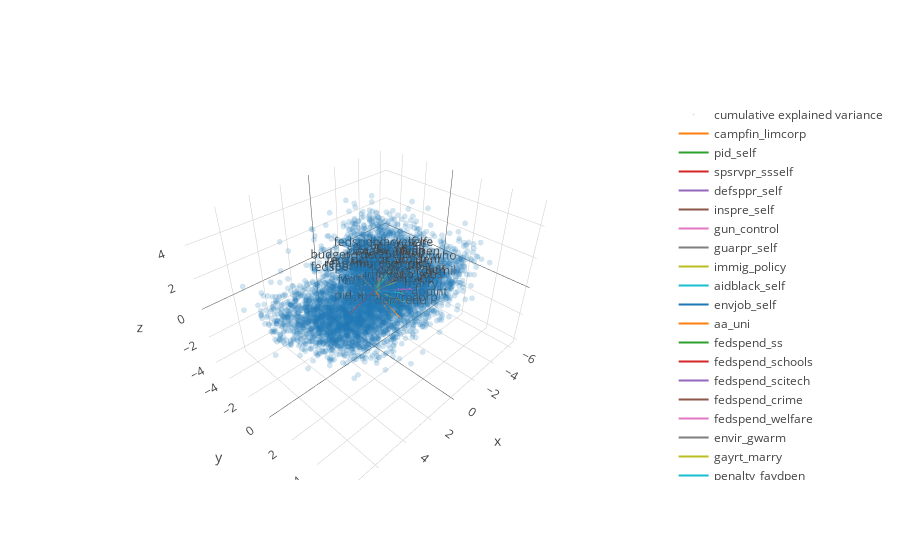

Notebook source saved alongside this figure:
### Code cell
data = pd.DataFrame(X, columns=df.columns)
triplot(pca, data)

### Figure 1 — Plotly figure (JSON) as saved in the notebook; plotly's stock layout.template omitted (floating-point values rounded to 4 significant figures; data arrays with more than 128 entries replaced by an {"elided": "..."} marker saying what was removed)
{"data": [{"marker": {"opacity": 0.2, "size": 2}, "mode": "markers", "name": "cumulative explained variance", "type": "scatter3d", "x": {"elided": "5914 float values"}, "y": {"elided": "5914 float values"}, "z": {"elided": "5914 float values"}}, {"mode": "lines+text", "name": "campfin_limcorp", "text": ["", "campfin_limcorp"], "type": "scatter3d", "x": [0, -0.367], "y": [0, 1.021], "z": [0, -1.524]}, {"mode": "lines+text", "name": "pid_self", "text": ["", "pid_self"], "type": "scatter3d", "x": [0, -2.029], "y": [0, -0.278], "z": [0, 0.4031]}, {"mode": "lines+text", "name": "spsrvpr_ssself", "text": ["", "spsrvpr_ssself"], "type": "scatter3d", "x": [0, -1.924], "y": [0, -0.8746], "z": [0, 0.312]}, {"mode": "lines+text", "name": "defsppr_self", "text": ["", "defsppr_self"], "type": "scatter3d", "x": [0, -1.114], "y": [0, 1.842], "z": [0, 0.4873]}, {"mode": "lines+text", "name": "inspre_self", "text": ["", "inspre_self"], "type": "scatter3d", "x": [0, -1.881], "y": [0, -0.09196], "z": [0, 0.3113]}, {"mode": "lines+text", "name": "gun_control", "text": ["", "gun_control"], "type": "scatter3d", "x": [0, -1.348], "y": [0, -0.1645], "z": [0, -0.2123]}, {"mode": "lines+text", "name": "guarpr_self", "text": ["", "guarpr_self"], "type": "scatter3d", "x": [0, -1.731], "y": [0, -0.8734], "z": [0, 0.5745]}, {"mode": "lines+text", "name": "immig_policy", "text": ["", "immig_policy"], "type": "scatter3d", "x": [0, -1.009], "y": [0, 0.7825], "z": [0, 0.4927]}, {"mode": "lines+text", "name": "aidblack_self", "text": ["", "aidblack_self"], "type": "scatter3d", "x": [0, -1.697], "y": [0, -0.2403], "z": [0, 1.235]}, {"mode": "lines+text", "name": "envjob_self", "text": ["", "envjob_self"], "type": "scatter3d", "x": [0, -1.822], "y": [0, 0.0609], "z": [0, -0.3093]}, {"mode": "lines+text", "name": "aa_uni", "text": ["", "aa_uni"], "type": "scatter3d", "x": [0, -1.361], "y": [0, -0.2353], "z": [0, 1.204]}, {"mode": "lines+text", "name": "fedspend_ss", "text": ["", "fedspend_ss"], "type": "scatter3d", "x": [0, -0.8819], "y": [0, -2.065], "z": [0, -0.5602]}, {"mode": "lines+text", "name": "fedspend_schools", "text": ["", "fedspend_schools"], "type": "scatter3d", "x": [0, -1.56], "y": [0, -1.016], "z": [0, -0.8418]}, {"mode": "lines+text", "name": "fedspend_scitech", "text": ["", "fedspend_scitech"], "type": "scatter3d", "x": [0, -0.8818], "y": [0, 0.04005], "z": [0, -1.009]}, {"mode": "lines+text", "name": "fedspend_crime", "text": ["", "fedspend_crime"], "type": "scatter3d", "x": [0, -0.4439], "y": [0, -2.137], "z": [0, -0.9269]}, {"mode": "lines+text", "name": "fedspend_welfare", "text": ["", "fedspend_welfare"], "type": "scatter3d", "x": [0, -1.573], "y": [0, -0.8346], "z": [0, 0.9638]}, {"mode": "lines+text", "name": "envir_gwarm", "text": ["", "envir_gwarm"], "type": "scatter3d", "x": [0, -1.187], "y": [0, 0.2108], "z": [0, -0.8125]}, {"mode": "lines+text", "name": "gayrt_marry", "text": ["", "gayrt_marry"], "type": "scatter3d", "x": [0, -1.11], "y": [0, 1.352], "z": [0, -0.7225]}, {"mode": "lines+text", "name": "penalty_favdpen", "text": ["", "penalty_favdpen"], "type": "scatter3d", "x": [0, -0.9819], "y": [0, 0.56], "z": [0, 1.222]}, {"mode": "lines+text", "name": "relig_churchoft", "text": ["", "relig_churchoft"], "type": "scatter3d", "x": [0, 0.4181], "y": [0, -0.3031], "z": [0, 0.634]}, {"mode": "lines+text", "name": "dem_edu", "text": ["", "dem_edu"], "type": "scatter3d", "x": [0, 0.09292], "y": [0, 2.142], "z": [0, -0.7886]}, {"mode": "lines+text", "name": "dem_veteran", "text": ["", "dem_veteran"], "type": "scatter3d", "x": [0, -0.3545], "y": [0, -0.03604], "z": [0, 0.4676]}, {"mode": "lines+text", "name": "budget_rdefctax", "text": ["", "budget_rdefctax"], "type": "scatter3d", "x": [0, -1.434], "y": [0, -0.09702], "z": [0, -1.447]}, {"mode": "lines+text", "name": "budget_rdefmil", "text": ["", "budget_rdefmil"], "type": "scatter3d", "x": [0, -1.115], "y": [0, 1.988], "z": [0, 0.4965]}, {"mode": "lines+text", "name": "patriot_amident", "text": ["", "patriot_amident"], "type": "scatter3d", "x": [0, -0.5873], "y": [0, 1.144], "z": [0, 1.111]}, {"mode": "lines+text", "name": "milln_milltax", "text": ["", "milln_milltax"], "type": "scatter3d", "x": [0, -1.4], "y": [0, -0.0718], "z": [0, -1.817]}, {"mode": "lines+text", "name": "budget_rdef250k", "text": ["", "budget_rdef250k"], "type": "scatter3d", "x": [0, 1.178], "y": [0, -0.08886], "z": [0, 1.687]}, {"mode": "lines+text", "name": "fairjob_opin", "text": ["", "fairjob_opin"], "type": "scatter3d", "x": [0, -1.414], "y": [0, -0.02708], "z": [0, 0.8096]}, {"mode": "lines+text", "name": "immigpo_jobs", "text": ["", "immigpo_jobs"], "type": "scatter3d", "x": [0, -0.6175], "y": [0, 1.663], "z": [0, 0.3411]}, {"mode": "lines+text", "name": "wiretap_warrant", "text": ["", "wiretap_warrant"], "type": "scatter3d", "x": [0, -0.3792], "y": [0, 0.5553], "z": [0, -0.3856]}, {"mode": "lines+text", "name": "postvote_presvtwho", "text": ["", "postvote_presvtwho"], "type": "scatter3d", "x": [0, -2.048], "y": [0, 0.1271], "z": [0, 0.2121]}, {"mode": "lines+text", "name": "abortpre_4point", "text": ["", "abortpre_4point"], "type": "scatter3d", "x": [0, -0.9685], "y": [0, 1.354], "z": [0, -1.244]}, {"mode": "lines+text", "name": "pid_x", "text": ["", "pid_x"], "type": "scatter3d", "x": [0, 2.227], "y": [0, 0.2479], "z": [0, -0.352]}], "layout": {"title": "", "xaxis": {"title": "Principal Component One"}, "yaxis": {"title": "Principal Component Two"}}}
